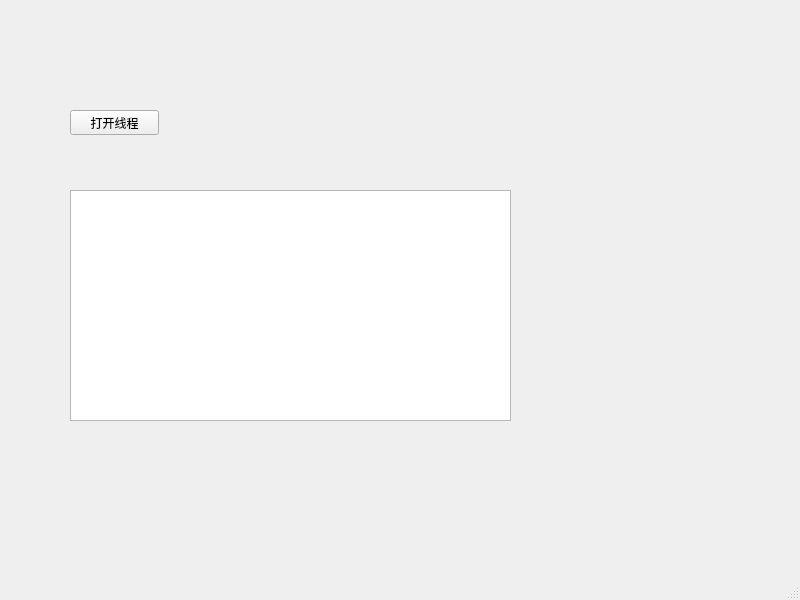
<?xml version="1.0" encoding="UTF-8"?>
<ui version="4.0">
 <class>serial_qt</class>
 <widget class="QMainWindow" name="serial_qt">
  <property name="geometry">
   <rect>
    <x>0</x>
    <y>0</y>
    <width>800</width>
    <height>600</height>
   </rect>
  </property>
  <property name="windowTitle">
   <string>MainWindow</string>
  </property>
  <widget class="QWidget" name="centralwidget">
   <widget class="QPushButton" name="pushButton1">
    <property name="geometry">
     <rect>
      <x>70</x>
      <y>110</y>
      <width>89</width>
      <height>25</height>
     </rect>
    </property>
    <property name="text">
     <string>打开线程</string>
    </property>
   </widget>
   <widget class="QListWidget" name="listWidget">
    <property name="geometry">
     <rect>
      <x>70</x>
      <y>190</y>
      <width>441</width>
      <height>231</height>
     </rect>
    </property>
   </widget>
  </widget>
  <widget class="QMenuBar" name="menubar">
   <property name="geometry">
    <rect>
     <x>0</x>
     <y>0</y>
     <width>800</width>
     <height>28</height>
    </rect>
   </property>
  </widget>
  <widget class="QStatusBar" name="statusbar"/>
 </widget>
 <resources/>
 <connections/>
</ui>
